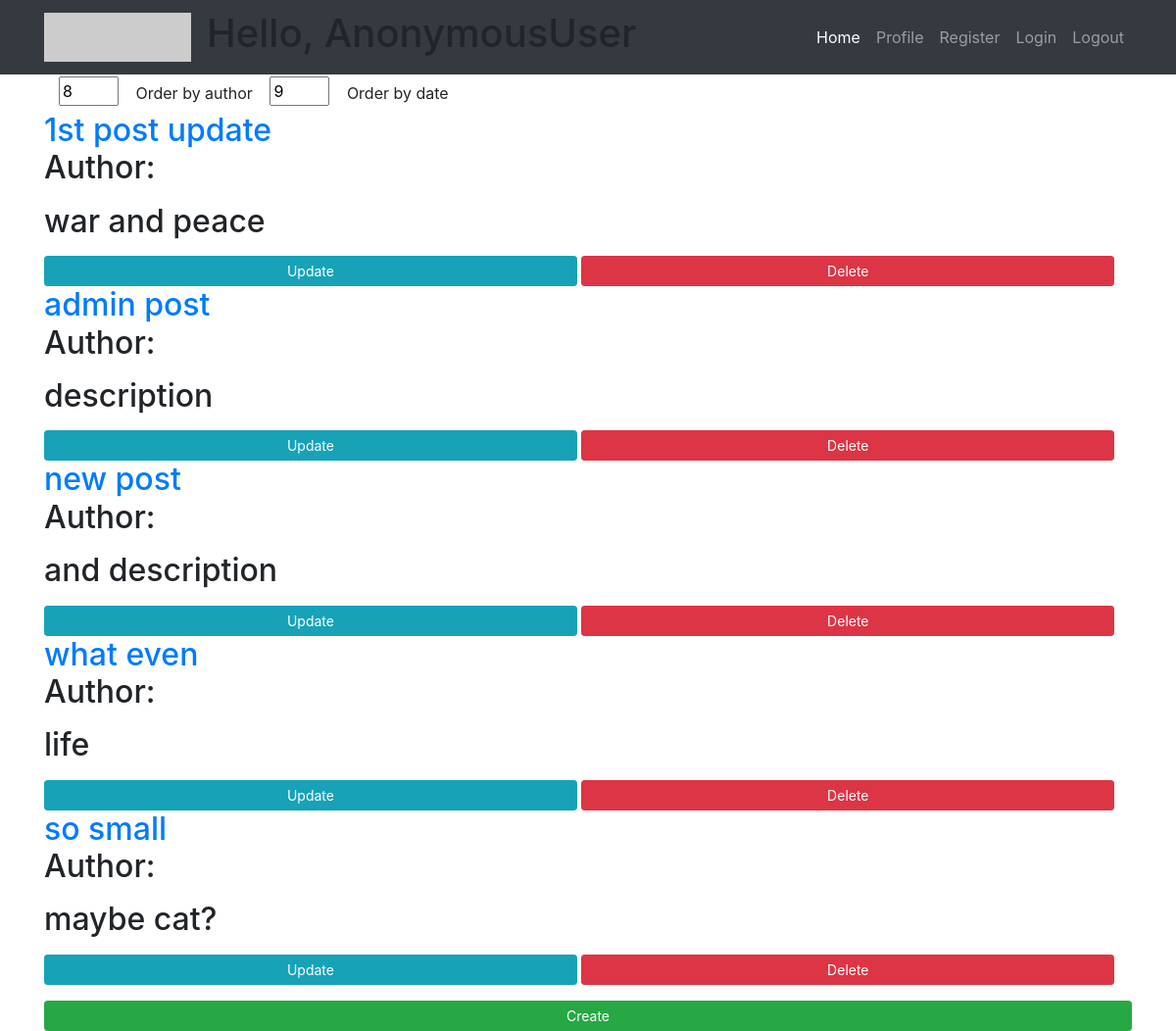
The page /blog/ on the database as committed earlier.
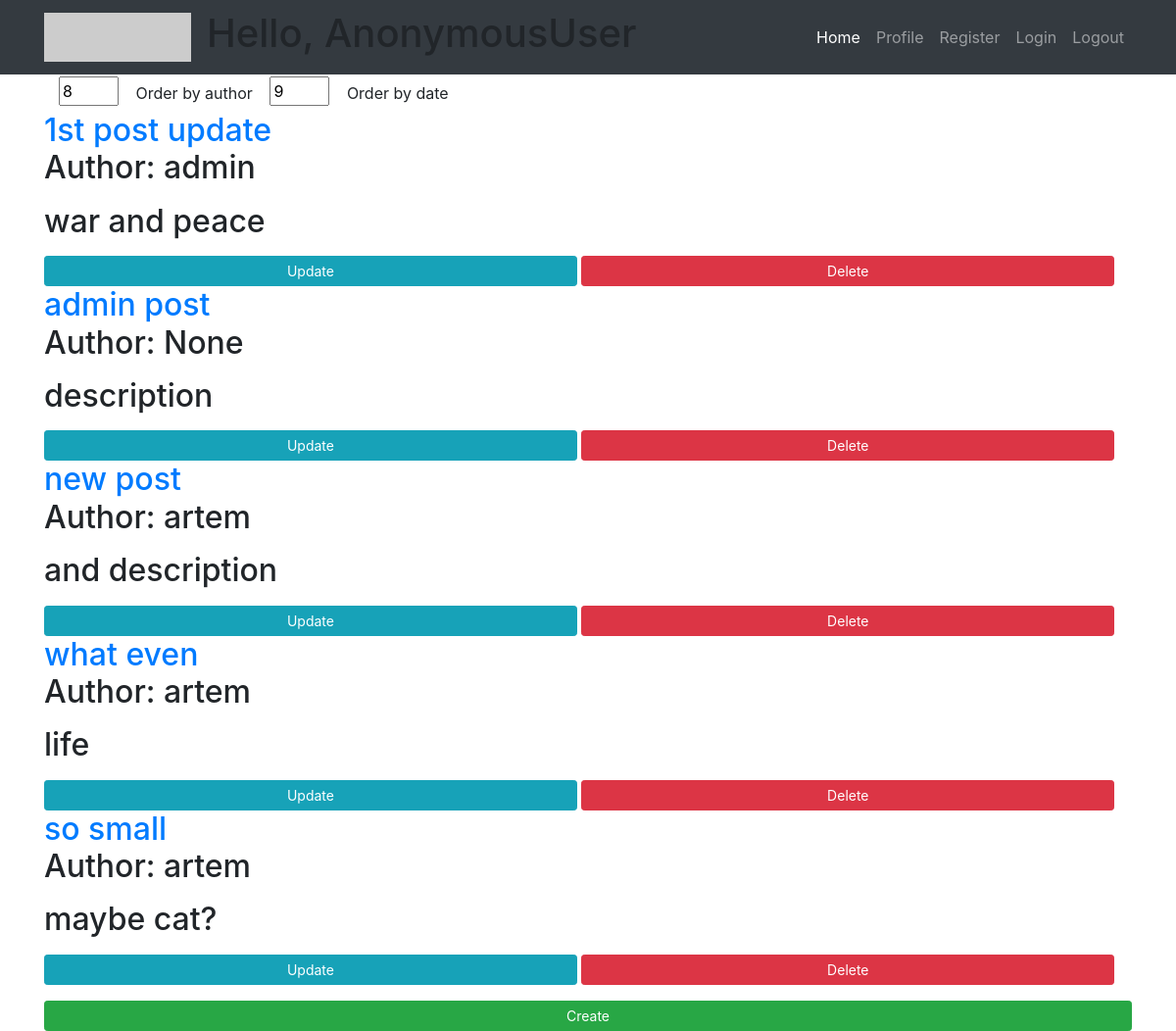
The same page on the database as committed later.
### BlogApp/models.py (models this page shows, shortened)
class Post(models.Model):
    name = models.CharField(max_length=200, default='Untitled')
    creation_date = models.DateTimeField(auto_now_add=True, null=True)
    text = models.TextField()
    description = models.TextField(max_length=200)
    user = models.ForeignKey(Guest, on_delete=models.SET_NULL, null=True)

class Guest(models.Model):
    user = models.OneToOneField(User, null=True, blank=True, on_delete=models.CASCADE)
    name = models.CharField(max_length=200, null=True)  # should be unique
    date_created = models.DateTimeField(auto_now_add=True, null=True)
    email = models.EmailField(default='example@blog.com')  # can't change
    phone = models.IntegerField(blank=True, default=111111)
    profile_picture = models.ImageField(null=True, blank=True)
    skype = models.CharField(max_length=50, null=True, blank=True)
    def __str__(self):
        return self.name

### BlogApp/views.py (the view)
# urls.py: path('', views.index, name='home'),
def index(request):
    try:
        posts = Post.objects.all()
    except TypeError:
        template = loader.get_template('Blog/unauthenticated.html')
        return HttpResponse(template.render())
    if request.GET.get('order_by_author'):
        posts = Post.objects.all().order_by('user')
    elif request.GET.get('order_by_date'):
        posts = Post.objects.all().order_by('creation_date')
    context = {'posts': posts, 'user': request.user.username}
    return render(request, 'index.html', context)

### templates/index.html (shortened to what this page needs)
{% extends 'Blog/base.html' %}
{% block content %}
<div class="tasks">
    <div class="container">
        <form action="#" method="get">
            <input type="text" value="8" name="mytextbox" size="1"/>
            <input type="submit" class="btn" value="Order by author" name="order_by_author">
            <input type="text" value="9" name="mytextbox" size="1"/>
            <input type="submit" class="btn" value="Order by date" name="order_by_date">
        </form>
    </div>
    {% for post in posts %}
    <div class="label">
    <h2><a href="{% url 'Blog:post' post.id %}">{{ post.name }}</a>
    <p>Author: {{ post.user }}</p>
        <span>{{ post.description }}</span>
    </h2>
  <a href="{% url 'Blog:update' post.id %}" class="btn btn-sm btn-info"
     style="width: 49%">Update</a>
  <a href="{% url 'Blog:delete' post.id %}" class="btn btn-sm btn-danger"
     style="width: 49%">Delete</a>
  </div>
    {% endfor %}
    <a href="{% url 'Blog:create' %}" class="btn btn-sm btn-success"
    style="width: 100%">Create</a>
</div>
{% endblock %}

Rows that differ between the two databases and show on the page:
changed Post "1st post update": user (not shown) → "admin"
changed Post "admin post": user (not shown) → "None"
changed Post "new post": user (not shown) → "artem"
changed Post "what even": user (not shown) → "artem"
changed Post "so small": user (not shown) → "artem"
